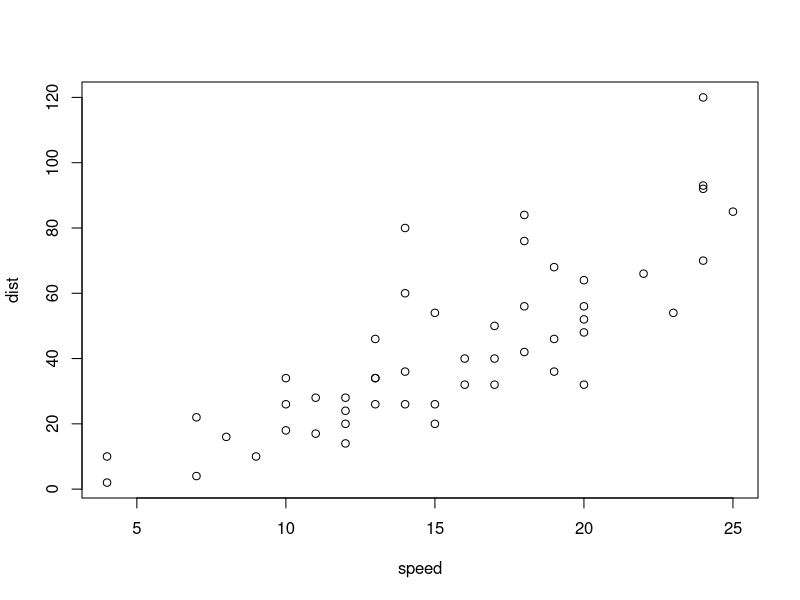
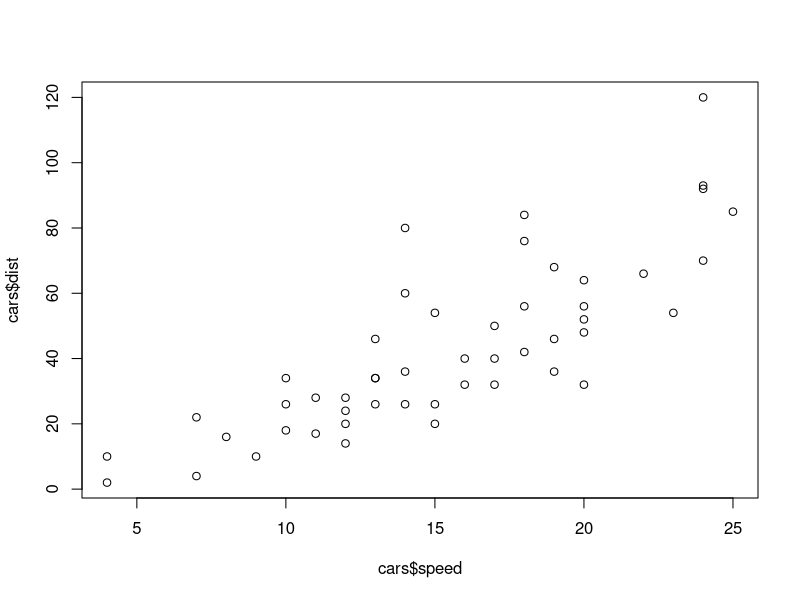

Generate these figures, in order, with R:
## ---- chunk 1
x <- sample(2:8, 1)
## ---- chunk 2
with(cars, plot(speed, dist))
## ---- chunk 3
plot(cars$speed, cars$dist)
